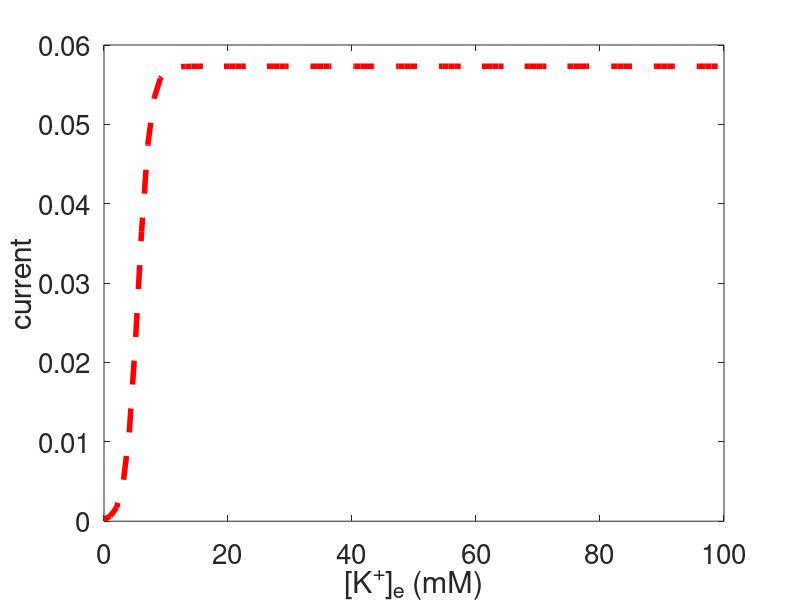
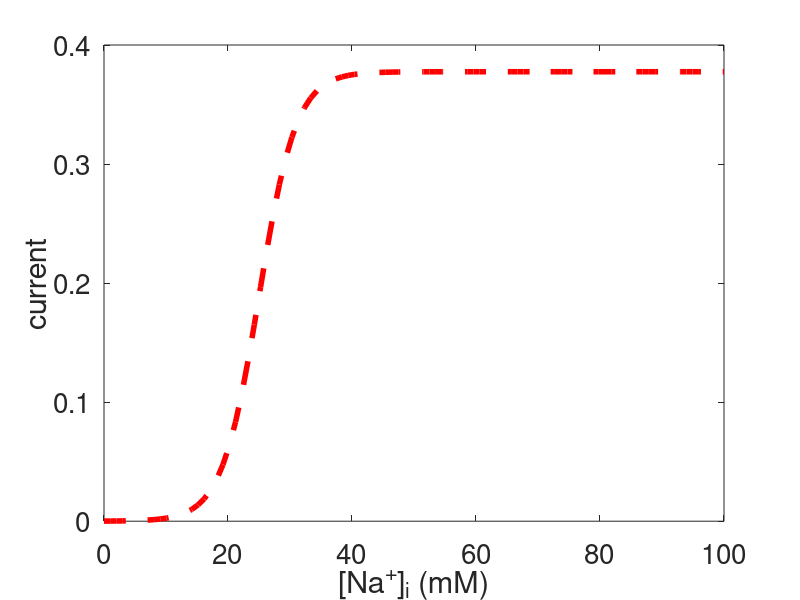

The MATLAB script that drew these images, in order:
%NKA model - Cressman et al. 2009

p=1;
I_NKA = @(K_out, Na_in) p.*(1+exp((25-Na_in)/3)).^(-1)...
                        .*(1+exp(5.5-K_out)).^(-1);

%constants
F = 96485; %C/mol, Faraday's constant
R = 8.31; %J/mol K, ideal gas constant
T = 298.15; %K, absolute temperature (25 C in Kirischuk et al. 2012)

%cellular concentrations - Kirischuk et al. 2012
%resting concentrations
Na_in = 16.6; %mM
Ca_in = 73*1e-6; %mM
Na_out = 140; %mM
Ca_out = 2; %mM
K_out = 5;%mM
K_in = 140;%mM

K_outs = linspace(0,100);
figure(1); %clf
plot(K_outs,I_NKA(K_outs,Na_in),'r--','LineWidth',4);
% line([-150,100],[0,0],'LineStyle','--', 'Color', 'k','HandleVisibility','off');
% line([0,0],[-2,2],'LineStyle','--', 'Color', 'k','HandleVisibility','off');
xlabel('[K^+]_e (mM)'); ylabel('current');set(gca,'FontSize',20);

Na_ins = linspace(0,100);
figure(2); %clf
plot(Na_ins,I_NKA(K_out,Na_ins),'r--','LineWidth',4); hold on
xlabel('[Na^+]_i (mM)'); ylabel('current');set(gca,'FontSize',20);

